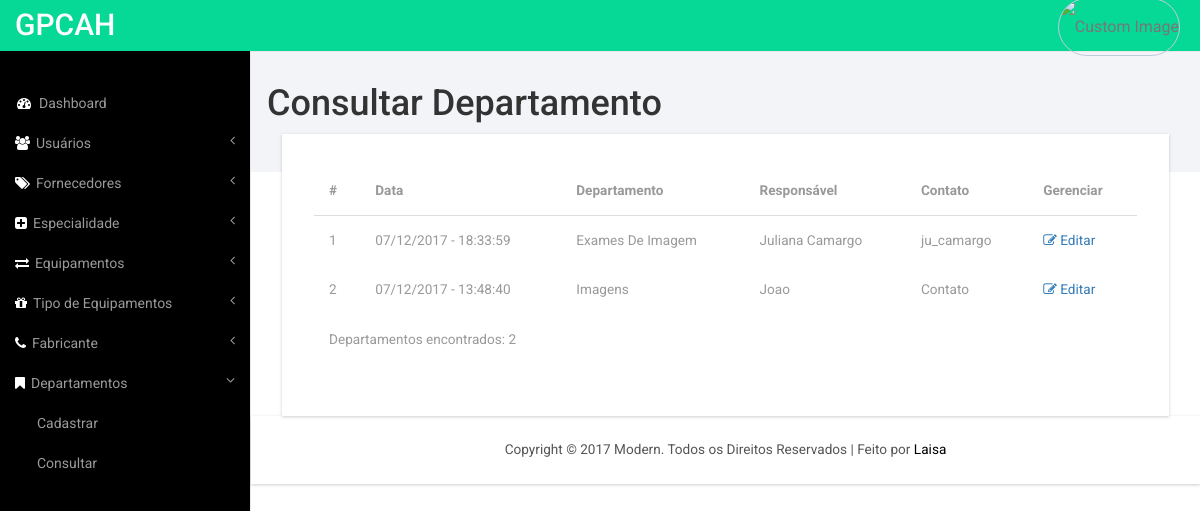
The page /consultar-depto.php on the database its author committed.
### tables this page shows
CREATE TABLE `departamento` (
  `id` int(11) NOT NULL,
  `created_at` timestamp NOT NULL DEFAULT CURRENT_TIMESTAMP,
  `departamento` varchar(100) NOT NULL,
  `responsavel` varchar(100) NOT NULL,
  `contato` varchar(100) NOT NULL,
  `observacao` varchar(100) NOT NULL
);

### consultar-depto.php (the view, shortened to what this page needs)
<?php
  include ('includes/connection.php');
    $queryUsers='SELECT * FROM departamento order by created_at desc';
    mysqli_select_db($conn, $db);
     $result = mysqli_query($conn, $queryUsers);
     $nregistros = mysqli_num_rows($result);
?>
<!DOCTYPE HTML>
<html>
<head>
<link href="css/bootstrap.min.css" rel='stylesheet' type='text/css' />
<link href="css/style.css" rel='stylesheet' type='text/css' />
<link href="css/lines.css" rel='stylesheet' type='text/css' />
<link href="css/font-awesome.css" rel="stylesheet">
<link href="css/custom.css" rel="stylesheet">
</head>
<body>
<div id="wrapper">
    <?php include 'includes/navigation.php'; ?>
    <div id="page-wrapper">
        <div class="graphs">
        	<h1>Consultar Departamento</h1>
    		<div class="content_bottom">
 				    <div class="col-md-12">
					   <div class="bs-example1" data-example-id="contextual-table">
					    <table class="table">
					      <thead>
					        <tr>
					          <th>#</th>
					          <th>Data</th>
					          <th>Departamento</th>
					          <th>Responsável</th>
					          <th>Contato</th>
					          <th>Gerenciar</th>
					        </tr>
					      </thead>
			              <tfoot>
			               <tr>
			               		<td colspan="7" >Departamentos encontrados: <?php echo $nregistros;  ?> </td>
			                </tr>
			              </tfoot>
					      <tbody>
			               <?php
			                  for ($i=0; $i<$nregistros; $i++){
			                    $registro = mysqli_fetch_assoc($result);
                          	     $cadastro ='editar-depto.php?id='.$registro['id'];
			                      echo'<tr>';
			                          echo'<td class="text-capitalize" id='.$registro['id'].'>'.($i+1) .'</td>';
			                          echo'<td class="text-capitalize">'.date("d/m/Y - H:i:s", strtotime($registro['created_at'])).'</td>';
			                          echo'<td class="text-capitalize">'.utf8_encode($registro['departamento']).'</td>';
			                          echo'<td >'.utf8_encode($registro['responsavel']).'</td>';
			                          echo'<td >'.utf8_encode($registro['contato']).'</td>';
                          			echo'<td ><a  href="'.$cadastro.'"><i class="fa fa-pencil-square-o" aria-hidden="true"></i> Editar</a></td>';
			                      echo '</tr>';
			                  }
                			?>
					      </tbody>
					    </table>
					   </div>
	 				</div>
        	</div>
    	</div>
    	 <?php include 'includes/footer.php'; ?>
    </div>
</div>
</body>
</html>

### css/style.css (style rules this page uses)
h4, h5, h6, h1, h2, h3 { margin-top: 0; }
html, body { font-family: 'Roboto', sans-serif; font-size: 100%; background:#000; overflow-x: hidden; }
body a { transition:0.5s all; -webkit-transition:0.5s all; -moz-transition:0.5s all; -o-transition:0.5s all; -ms-transition:0.5s all; }
.content_bottom { margin-bottom:1em; }
.map_container, #chart, .span_6, .col_2, .weather_list, .cal1, .skills-info, .stats-info, .r3_counter_box, .activity_box, .bs-example1, .cloud, .copy { -ms-box-shadow: 0 1px 3px 0px rgba(0, 0, 0, 0.2); -o-box-shadow: 0 1px 3px 0px rgba(0, 0, 0, 0.2); -moz-box-shadow: 0 1px 3px 0px rgba(0, 0, 0, 0.2); -webkit-box-shadow: 0 1px 3px 0px rgba(0, 0, 0, 0.2); box-shadow: 0 1px 3px 0px rgba(0, 0, 0, 0.2); }
.graphs { padding: 2em 1em; background: #f2f4f8; font-family: 'Roboto', sans-serif; }
.table > thead > tr > th, .table > tbody > tr > th, .table > tfoot > tr > th, .table > thead > tr > td, .table > tbody > tr > td, .table > tfoot > tr > td { border-top: none !important; }
.bs-example1 { background:#fff; padding:2em; }
.table > thead > tr > th, .table > tbody > tr > th, .table > tfoot > tr > th, .table > thead > tr > td, .table > tbody > tr > td, .table > tfoot > tr > td { font-size: 0.85em; color: #999; }
.table td, .table>tbody>tr>td, .table>tbody>tr>th, .table>tfoot>tr>td, .table>tfoot>tr>th, .table>thead>tr>td, .table>thead>tr>th { padding:15px !important; }
.table > thead > tr > th { border-bottom: 1px solid #ddd !important; }

### css/custom.css (style rules this page uses)
#wrapper { width: 100%; }
#page-wrapper { min-height: 568px; background-color: #fff; }
@media (min-width:768px) { #page-wrapper { position: inherit; margin: 0 0 0 250px; border-left: 1px solid #e7e7e7; } }

### rows shown on the page
departamento: created_at "07/12/2017 - 18:33:59", departamento "Exames De Imagem", responsavel "Juliana Camargo", contato "ju_camargo"
departamento: created_at "07/12/2017 - 13:48:40", departamento "Imagens", responsavel "Joao", contato "Contato"

### other values the page prints
$nregistros "2"
